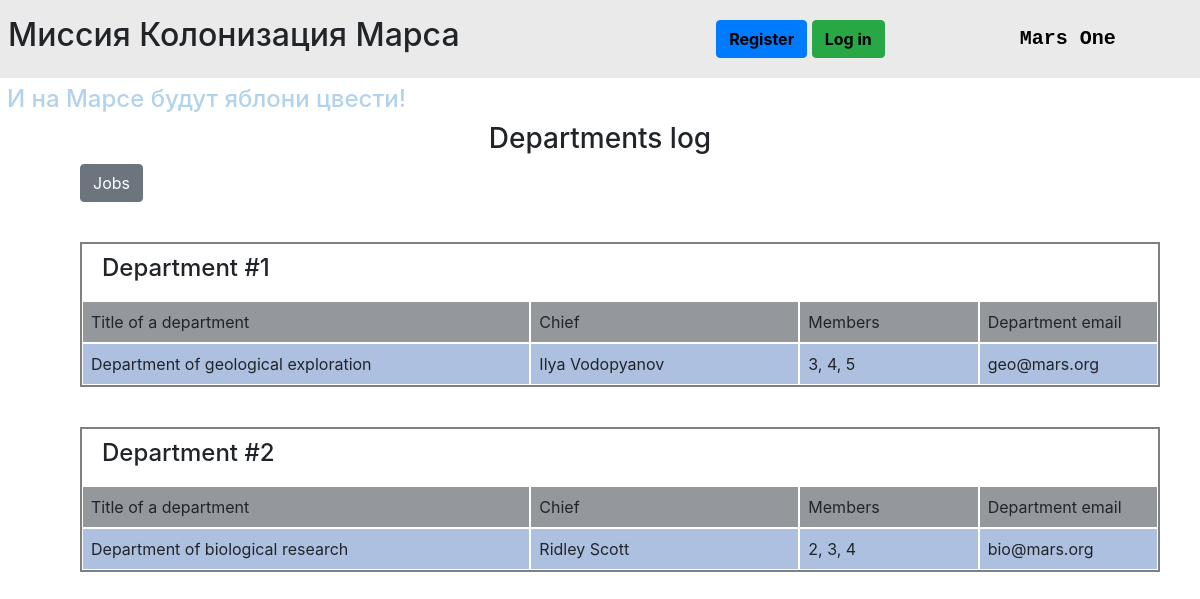
Before: /departments_list with the older database file.
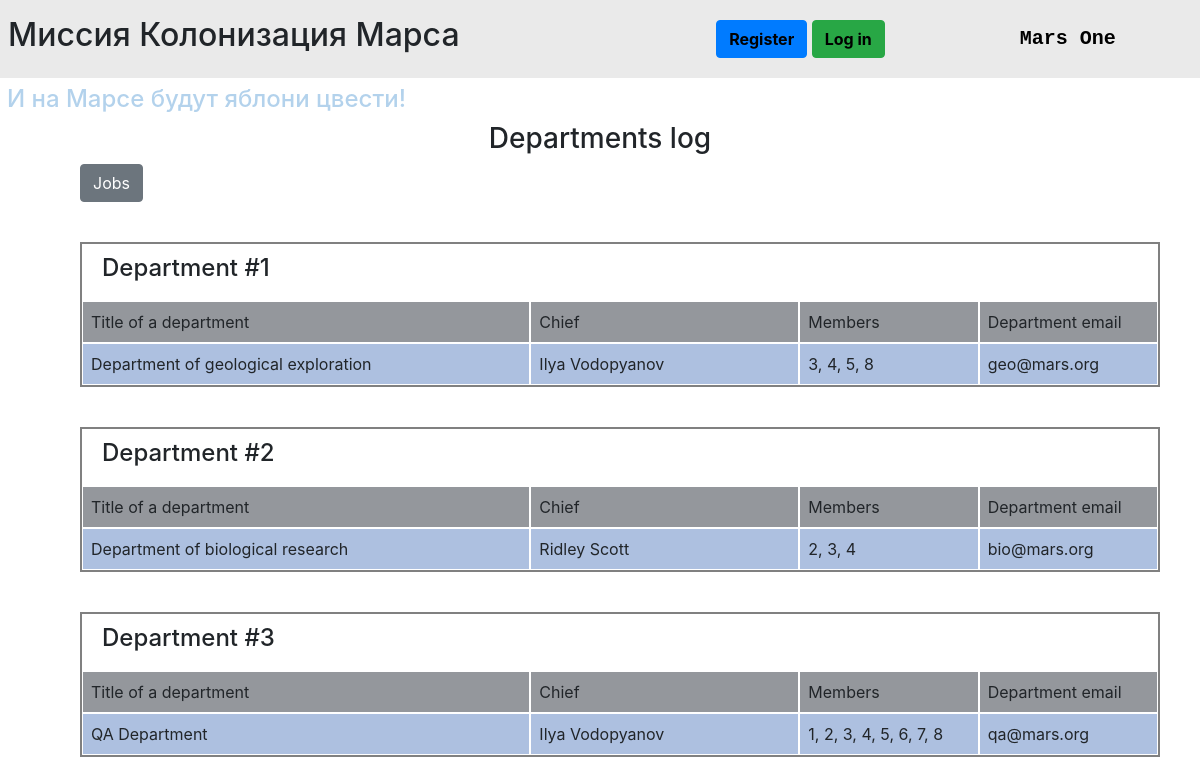
After: the same page with the newer database file.
### data/departments.py (models this page shows, shortened)
class Department(SqlAlchemyBase):
    __tablename__ = 'departments'
    id = sqlalchemy.Column(sqlalchemy.Integer,
                           primary_key=True, autoincrement=True)
    title = sqlalchemy.Column(sqlalchemy.String)
    chief = sqlalchemy.Column(sqlalchemy.Integer, sqlalchemy.ForeignKey("users.id"))
    members = sqlalchemy.Column(sqlalchemy.String)
    email = sqlalchemy.Column(sqlalchemy.String)
    user = orm.relation("User")

### data/users.py (models this page shows, shortened)
class User(SqlAlchemyBase, UserMixin):
    __tablename__ = 'users'
    id = sqlalchemy.Column(sqlalchemy.Integer,
                           primary_key=True, autoincrement=True)
    surname = sqlalchemy.Column(sqlalchemy.String, nullable=True)
    name = sqlalchemy.Column(sqlalchemy.String, nullable=True)
    age = sqlalchemy.Column(sqlalchemy.Integer, nullable=True)
    position = sqlalchemy.Column(sqlalchemy.String, nullable=True)
    speciality = sqlalchemy.Column(sqlalchemy.String, nullable=True)
    address = sqlalchemy.Column(sqlalchemy.String, nullable=True)
    email = sqlalchemy.Column(sqlalchemy.String,
                              unique=True, nullable=True)
    hashed_password = sqlalchemy.Column(sqlalchemy.String, nullable=True)
    modified_date = sqlalchemy.Column(sqlalchemy.DateTime,
                                      default=datetime.datetime.now)
    jobs = orm.relation("Jobs", back_populates='user')
    departments = orm.relation("Department", back_populates='user')

### main.py (the view)
@app.route("/departments_list")
def departments_list():
    session = db_session.create_session()
    all_departments = session.query(Department).all()
    return render_template("departments.html",
                           title="Departments log",
                           all_departments=all_departments)

### data/db_session.py (called while the page is built)
def create_session() -> Session:
    global __factory
    return __factory()

### templates/departments.html (shortened to what this page needs)
{% extends "base.html" %}
{% block content %}
<div class="container-fluid">
    <div class="row">
        <div class="col-12 text-center">
            <h3>{{title}}</h3>
        </div>
    </div>
    <div class="buttons">
        <a href="/" class="btn btn-secondary">Jobs</a>
    </div>
    {% for department in all_departments %}
    <div class="container-fluid item">
        <div class="row">
            <div class="col-12 action-title"><h4>Department #{{department.id}}</h4></div>
        </div>
        <div class="row">
            <div class="col-5 title">Title of a department</div>
            <div class="col-3 title">Chief</div>
            <div class="col-2 title">Members</div>
            <div class="col-2 title">Department email</div>
        </div>
        <div class="row">
            <div class="col-5 cell">{{department.title}}</div>
            <div class="col-3 cell">{{department.user.name + " " + department.user.surname}}</div>
            <div class="col-2 cell">{{department.members}}</div>
            <div class="col-2 cell">{{department.email}}</div>
        </div>
    </div>
    {% endfor %}
</div>
{% endblock %}

### templates/base.html (shortened to what this page needs)
<!DOCTYPE html>
<html lang="en">
<head>
    <link rel="stylesheet"
          href="https://stackpath.bootstrapcdn.com/bootstrap/4.4.1/css/bootstrap.min.css"
>
    <link rel="stylesheet" href="/static/css/style.css">
</head>
<body>
    <div class="row align-items-center mission">
        <h2 class="col-md-7 col-sm-6 mission-name">Миссия Колонизация Марса</h2>
        <p class="col-md-3 col-sm-3 mission-user">
            {% if current_user.is_authenticated %}
            <a class="alert-link" href="/logout" title="log out">{{ current_user.name + " " + current_user.surname }}</a>
            {% else %}
            <a href="/register" class="btn btn-primary">Register</a>
            <a href="/login" class="btn btn-success">Log in</a>
            {% endif %}
        </p>
        <a href="/" class="col-md-2 col-sm-3 mission-logo">Mars One</a>
    </div>
    <div class="slogan">
        <h4>И на Марсе будут яблони цвести!</h4>
    </div>
    <main role="main" class="container">
        {% block content %}{% endblock %}
    </main>
</body>
</html>

### static/css/style.css (style rules this page uses)
.title { background-color: #94979c; }
.cell { background-color: #adc0e0; }
.title, .cell { padding: 8px; border: 1px solid white; }
.item { margin: 40px 20px 10px 20px; border: 2px solid gray; }
.buttons { margin: 1px 1px 1px 20px; }
.action-title { padding: 10px 20px; }
.mission { background-color: #eaeaea; padding: 8px; }
.mission-logo { margin: 12px 0; font-family: monospace; font-size: 20px; font-weight: 600; color: black!important; cursor: pointer; text-decoration: none!important; }
.mission-user { margin: 12px 0; }
.mission-user a { color: black; font-weight: 700; }
.slogan { color: #b3d2ec; margin: 7px; }

Changed rows visible on the page:
changed Department "Department of geological exploration": members "3, 4, 5" → "3, 4, 5, 8"
added Department: id "3", title "QA Department", user "Ilya Vodopyanov", members "1, 2, 3, 4, 5, 6, 7, 8", email "qa@mars.org"
